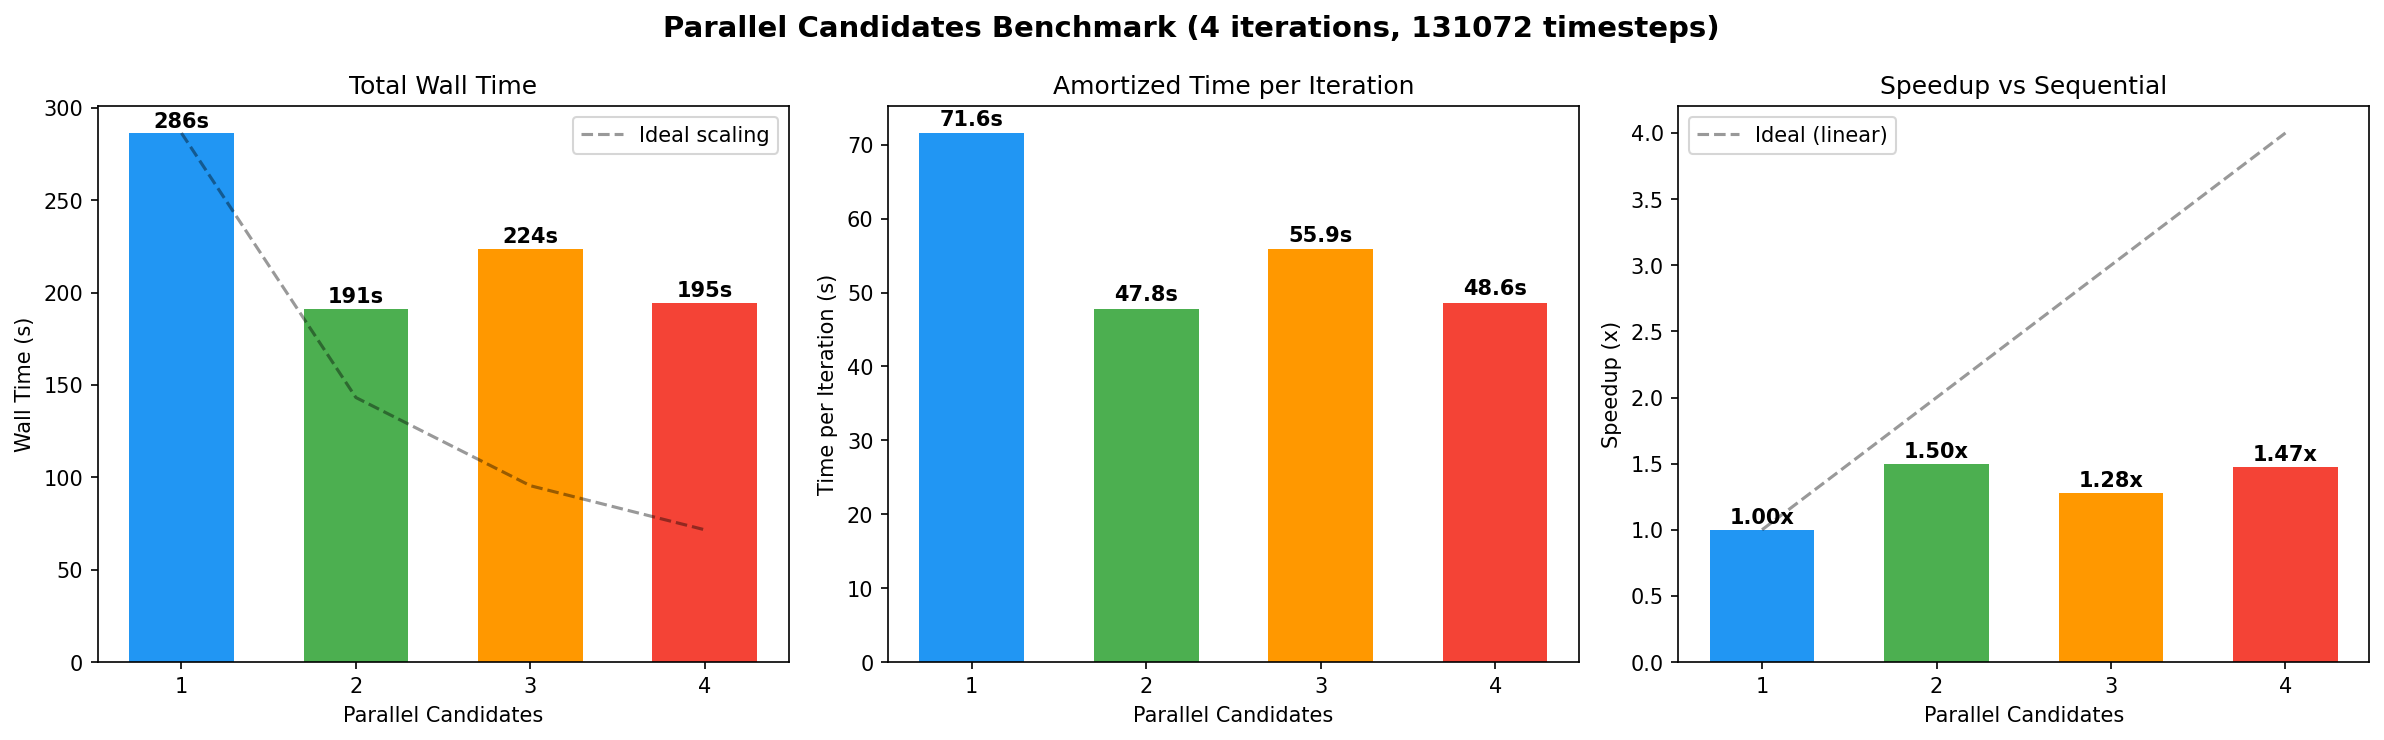

The script that saved this image:
#!/usr/bin/env python3
"""Benchmark parallel candidates: sequential vs 2/3/4 parallel workers.

Runs 4 iterations for each configuration, measures wall time per batch
and total wall time. Plots results with matplotlib.

Usage:
    python benchmark_parallel.py
    python benchmark_parallel.py --iterations 8 --timesteps 131072
"""

import argparse
import subprocess
import re
import time
import json
import tempfile
import shutil
from pathlib import Path

import matplotlib.pyplot as plt
import numpy as np


def run_benchmark(candidates: int, iterations: int, timesteps: int, run_dir: str) -> dict:
    """Run one benchmark configuration and parse results."""
    cmd = [
        "python3", "run.py",
        "--task", "Navigate to the goal tile in a 6x6 empty room.",
        "--iterations", str(iterations),
        "--candidates", str(candidates),
        "--timesteps", str(timesteps),
        "--timesteps-full", str(timesteps),
        "--cascade-threshold", "0.0",
        "--checkpoint-dir", run_dir,
    ]

    print(f"\n{'='*60}")
    print(f"Running: candidates={candidates}, iterations={iterations}")
    print(f"{'='*60}")

    start = time.time()
    proc = subprocess.run(cmd, capture_output=True, text=True, timeout=1800)
    wall_time = time.time() - start

    output = proc.stdout + proc.stderr

    # Parse wall time from the evolution summary
    m = re.search(r"Wall time:\s+([\d.]+)s", output)
    reported_wall = float(m.group(1)) if m else wall_time

    # Parse per-iteration times
    iter_times = re.findall(r"\[Iter \d+\].*?([\d.]+)s", output)
    iter_times = [float(t) for t in iter_times]

    # Parse batch submissions
    batch_lines = re.findall(r"Submitting batch of (\d+) candidate", output)
    num_batches = len(batch_lines)

    # Parse success rates
    successes = re.findall(r"success=([\d.]+)%", output)
    successes = [float(s) for s in successes]

    # Parse total eval time
    m = re.search(r"Total eval time:\s+([\d.]+)s", output)
    total_eval = float(m.group(1)) if m else sum(iter_times)

    result = {
        "candidates": candidates,
        "iterations": iterations,
        "wall_time": reported_wall,
        "measured_wall_time": wall_time,
        "num_batches": num_batches,
        "iter_times": iter_times,
        "success_rates": successes,
        "total_eval_time": total_eval,
        "time_per_iteration": reported_wall / iterations if iterations > 0 else 0,
    }

    print(f"  Wall time:       {reported_wall:.1f}s")
    print(f"  Batches:         {num_batches}")
    print(f"  Time/iteration:  {result['time_per_iteration']:.1f}s")
    print(f"  Total eval time: {total_eval:.1f}s")
    if successes:
        print(f"  Success rates:   {successes}")

    return result


def plot_results(results: list, output_path: str = "benchmark_parallel.png"):
    """Plot benchmark results."""
    candidates = [r["candidates"] for r in results]
    wall_times = [r["wall_time"] for r in results]
    time_per_iter = [r["time_per_iteration"] for r in results]
    total_eval = [r["total_eval_time"] for r in results]
    iterations = results[0]["iterations"]

    fig, axes = plt.subplots(1, 3, figsize=(16, 5))
    fig.suptitle(
        f"Parallel Candidates Benchmark ({iterations} iterations, "
        f"{results[0].get('timesteps', '?')} timesteps)",
        fontsize=14, fontweight="bold",
    )

    colors = ["#2196F3", "#4CAF50", "#FF9800", "#F44336"]

    # 1. Total wall time
    ax = axes[0]
    bars = ax.bar(candidates, wall_times, color=colors[:len(candidates)], width=0.6)
    ax.set_xlabel("Parallel Candidates")
    ax.set_ylabel("Wall Time (s)")
    ax.set_title("Total Wall Time")
    ax.set_xticks(candidates)
    for bar, val in zip(bars, wall_times):
        ax.text(bar.get_x() + bar.get_width() / 2, bar.get_height() + 1,
                f"{val:.0f}s", ha="center", va="bottom", fontweight="bold")

    # Add ideal scaling line
    if wall_times[0] > 0:
        ideal = [wall_times[0] / c for c in candidates]
        ax.plot(candidates, ideal, "k--", alpha=0.4, label="Ideal scaling")
        ax.legend()

    # 2. Time per iteration (amortized)
    ax = axes[1]
    bars = ax.bar(candidates, time_per_iter, color=colors[:len(candidates)], width=0.6)
    ax.set_xlabel("Parallel Candidates")
    ax.set_ylabel("Time per Iteration (s)")
    ax.set_title("Amortized Time per Iteration")
    ax.set_xticks(candidates)
    for bar, val in zip(bars, time_per_iter):
        ax.text(bar.get_x() + bar.get_width() / 2, bar.get_height() + 0.5,
                f"{val:.1f}s", ha="center", va="bottom", fontweight="bold")

    # 3. Speedup relative to sequential
    ax = axes[2]
    if wall_times[0] > 0:
        speedups = [wall_times[0] / w for w in wall_times]
        bars = ax.bar(candidates, speedups, color=colors[:len(candidates)], width=0.6)
        ax.plot(candidates, candidates, "k--", alpha=0.4, label="Ideal (linear)")
        ax.set_xlabel("Parallel Candidates")
        ax.set_ylabel("Speedup (x)")
        ax.set_title("Speedup vs Sequential")
        ax.set_xticks(candidates)
        ax.legend()
        for bar, val in zip(bars, speedups):
            ax.text(bar.get_x() + bar.get_width() / 2, bar.get_height() + 0.02,
                    f"{val:.2f}x", ha="center", va="bottom", fontweight="bold")

    plt.tight_layout()
    plt.savefig(output_path, dpi=150, bbox_inches="tight")
    print(f"\nPlot saved to {output_path}")
    plt.close()


def main():
    parser = argparse.ArgumentParser(description="Benchmark parallel candidates")
    parser.add_argument("--iterations", type=int, default=4, help="Iterations per run")
    parser.add_argument("--timesteps", type=int, default=131072, help="Training timesteps (short + full)")
    parser.add_argument("--max-candidates", type=int, default=4, help="Max parallel candidates to test")
    parser.add_argument("--output", type=str, default="benchmark_parallel.png", help="Output plot path")
    args = parser.parse_args()

    candidate_counts = list(range(1, args.max_candidates + 1))
    results = []

    for c in candidate_counts:
        run_dir = tempfile.mkdtemp(prefix=f"bench_c{c}_")
        try:
            r = run_benchmark(c, args.iterations, args.timesteps, run_dir)
            r["timesteps"] = args.timesteps
            results.append(r)
        except subprocess.TimeoutExpired:
            print(f"  TIMEOUT for candidates={c}, skipping")
        except Exception as e:
            print(f"  ERROR for candidates={c}: {e}")
        finally:
            shutil.rmtree(run_dir, ignore_errors=True)

    if len(results) < 2:
        print("Not enough results to plot.")
        return

    # Save raw data
    json_path = args.output.replace(".png", ".json")
    with open(json_path, "w") as f:
        json.dump(results, f, indent=2)
    print(f"Raw data saved to {json_path}")

    plot_results(results, args.output)

    # Print summary table
    print(f"\n{'='*60}")
    print(f"{'Candidates':>12} {'Wall Time':>12} {'Time/Iter':>12} {'Speedup':>10}")
    print(f"{'='*60}")
    base = results[0]["wall_time"]
    for r in results:
        speedup = base / r["wall_time"] if r["wall_time"] > 0 else 0
        print(f"{r['candidates']:>12d} {r['wall_time']:>11.1f}s {r['time_per_iteration']:>11.1f}s {speedup:>9.2f}x")
    print(f"{'='*60}")


if __name__ == "__main__":
    main()
